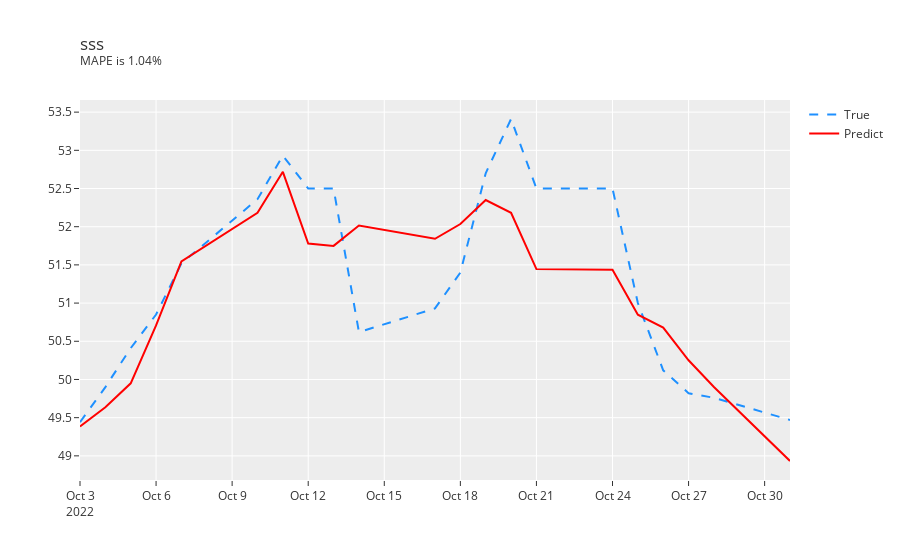

Write notebook code for a chart like this one.
### Code cell
compare_value(y_test, preds, 'sss')
